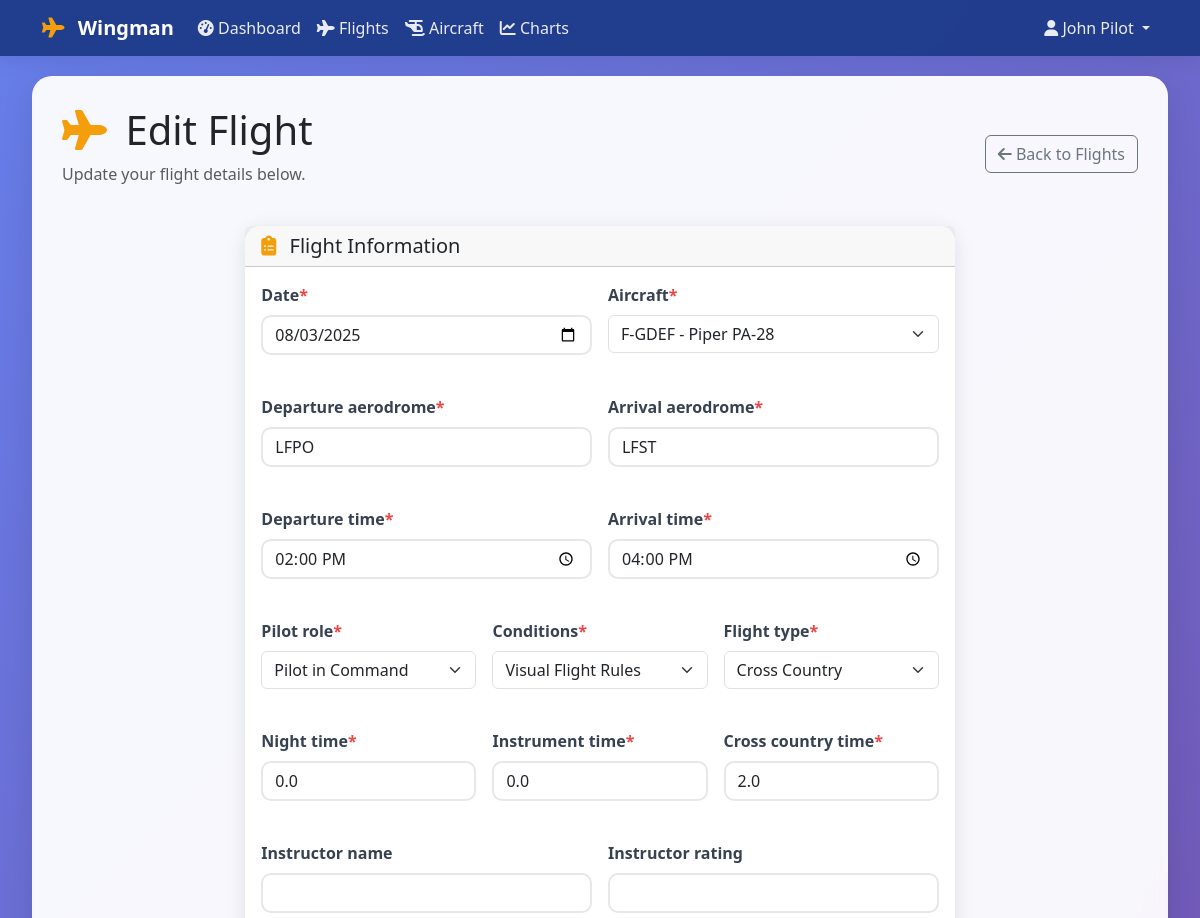
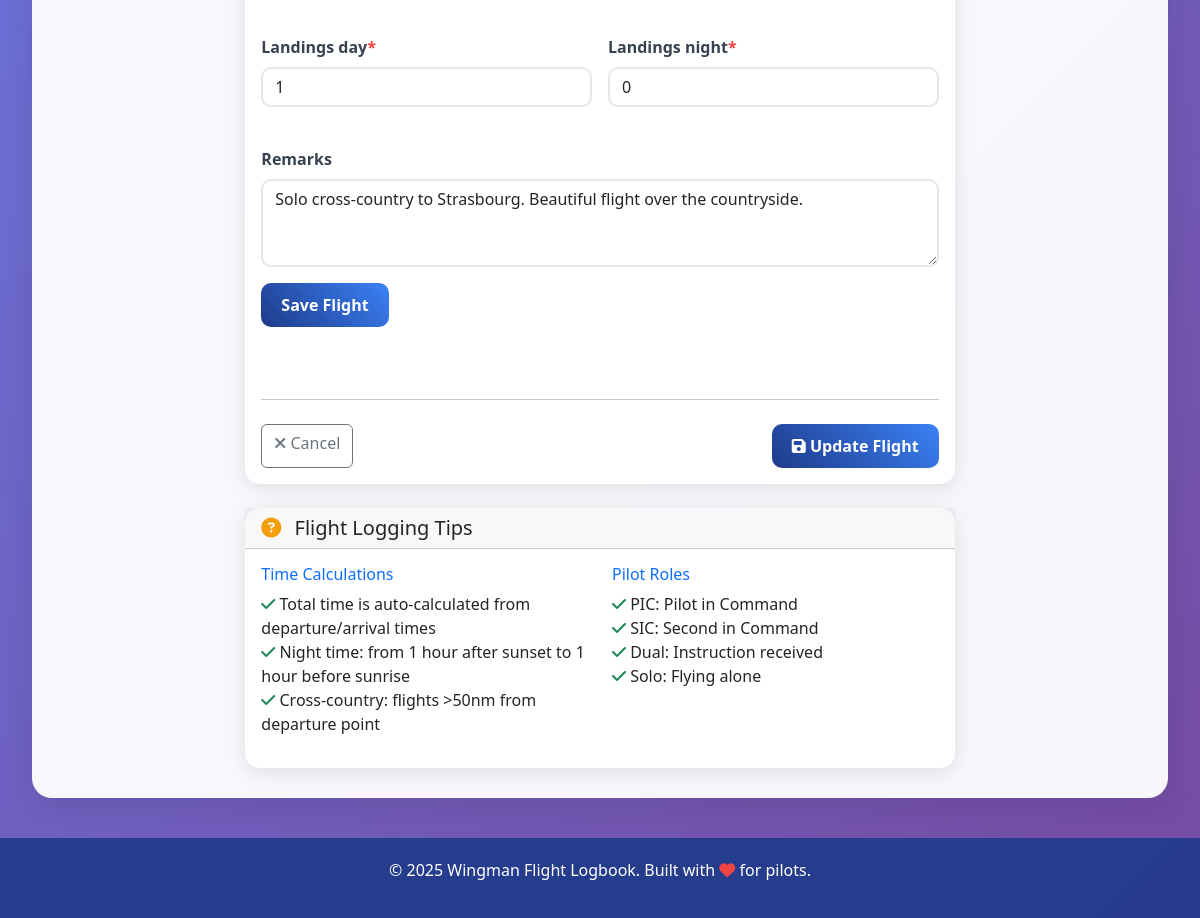
Page /flights/2/edit/ (signed in) on the committed database (2 pictures, top to bottom).
### logbook/models.py (models this page shows, shortened)
class Flight(models.Model):
    PILOT_ROLE_CHOICES = [
        ('PIC', 'Pilot in Command'),
        ('SIC', 'Second in Command'),
        ('DUAL', 'Dual Instruction'),
        ('SOLO', 'Solo Flight'),
    ]
    CONDITIONS_CHOICES = [
        ('VFR', 'Visual Flight Rules'),
        ('IFR', 'Instrument Flight Rules'),
        ('SVFR', 'Special VFR'),
    ]
    FLIGHT_TYPE_CHOICES = [
        ('LOCAL', 'Local Flight'),
        ('CROSS_COUNTRY', 'Cross Country'),
        ('NIGHT', 'Night Flight'),
        ('INSTRUMENT', 'Instrument Flight'),
        ('TOWER', 'Tower Controlled'),
        ('UNCONTROLLED', 'Uncontrolled Airspace'),
    ]
    pilot = models.ForeignKey(User, on_delete=models.CASCADE, related_name='flights')
    date = models.DateField()
    aircraft = models.ForeignKey(Aircraft, on_delete=models.CASCADE)
    departure_aerodrome = models.CharField(max_length=100)
    arrival_aerodrome = models.CharField(max_length=100)
    pilot_role = models.CharField(max_length=4, choices=PILOT_ROLE_CHOICES, default='PIC')
    conditions = models.CharField(max_length=4, choices=CONDITIONS_CHOICES, default='VFR')
    flight_type = models.CharField(max_length=15, choices=FLIGHT_TYPE_CHOICES, default='LOCAL')
    departure_time = models.TimeField()
    arrival_time = models.TimeField()
    total_time = models.DecimalField(max_digits=4, decimal_places=1, validators=[MinValueValidator(Decimal('0.1'))])
    night_time = models.DecimalField(max_digits=4, decimal_places=1, default=0, validators=[MinValueValidator(Decimal('0.0'))])
    instrument_time = models.DecimalField(max_digits=4, decimal_places=1, default=0, validators=[MinValueValidator(Decimal('0.0'))])
    cross_country_time = models.DecimalField(max_digits=4, decimal_places=1, default=0, validators=[MinValueValidator(Decimal('0.0'))])
    instructor_name = models.CharField(max_length=100, blank=True)
    instructor_rating = models.CharField(max_length=50, blank=True)
    remarks = models.TextField(blank=True)
    landings_day = models.PositiveIntegerField(default=0)
    landings_night = models.PositiveIntegerField(default=0)
    created_at = models.DateTimeField(auto_now_add=True)
    updated_at = models.DateTimeField(auto_now=True)
    class Meta:
        ordering = ['-date', '-departure_time']
        verbose_name = "Flight"
        verbose_name_plural = "Flights"

### logbook/views.py (the view, shortened to what this page needs)
# urls.py: path('flights/<int:pk>/edit/', views.FlightUpdateView.as_view(), name='flight-update'),
class FlightUpdateView(LoginRequiredMixin, UserPassesTestMixin, UpdateView):
    model = Flight
    form_class = FlightForm
    template_name = 'logbook/flight_form.html'
    success_url = reverse_lazy('flight-list')
    def test_func(self):
        flight = self.get_object()
        return flight.pilot == self.request.user

### logbook/models.py (called while the page is built)
    def __str__(self):
        return f"{self.registration} - {self.type}"

### templates/logbook/flight_form.html (shortened to what this page needs)
{% extends 'base.html' %}
{% load crispy_forms_tags %}
{% block content %}
<div class="row">
  <div class="col-12">
    <div class="d-flex justify-content-between align-items-center mb-4">
      <div>
        <h1 class="mb-2">
          <i class="fas fa-plane aviation-icon"></i>
          {% if form.instance.pk %}Edit Flight{% else %}Log New Flight{% endif %}
        </h1>
        <p class="text-muted">
          {% if form.instance.pk %}
            Update your flight details below.
          {% else %}
            Record your flight information to track your aviation journey.
          {% endif %}
        </p>
      </div>
      <a href="{% url 'flight-list' %}" class="btn btn-outline-secondary">
        <i class="fas fa-arrow-left"></i> Back to Flights
      </a>
    </div>
  </div>
</div>
<div class="row">
  <div class="col-lg-8 mx-auto">
    <div class="card">
      <div class="card-header">
        <h5 class="card-title mb-0">
          <i class="fas fa-clipboard-list aviation-icon"></i>
          Flight Information
        </h5>
      </div>
      <div class="card-body">
        {% crispy form %}
        <div class="row mt-4">
          <div class="col-12">
            <hr class="my-4" />
            <div class="d-flex justify-content-between">
              <a
                href="{% url 'flight-list' %}"
                class="btn btn-outline-secondary"
              >
                <i class="fas fa-times"></i> Cancel
              </a>
              <button type="submit" class="btn btn-primary">
                <i class="fas fa-save"></i>
                {% if form.instance.pk %}Update Flight{% else %}Log Flight{% endif %}
              </button>
            </div>
          </div>
        </div>
      </div>
    </div>
  </div>
</div>
<div class="row mt-4">
  <div class="col-lg-8 mx-auto">
    <div class="card">
      <div class="card-header">
        <h5 class="card-title mb-0">
          <i class="fas fa-question-circle aviation-icon"></i>
          Flight Logging Tips
        </h5>
      </div>
      <div class="card-body">
        <div class="row">
          <div class="col-md-6">
            <h6 class="text-primary">Time Calculations</h6>
            <ul class="list-unstyled">
              <li>
                <i class="fas fa-check text-success"></i> Total time is
                auto-calculated from departure/arrival times
              </li>
              <li>
                <i class="fas fa-check text-success"></i> Night time: from 1
                hour after sunset to 1 hour before sunrise
              </li>
              <li>
                <i class="fas fa-check text-success"></i> Cross-country: flights
                &gt;50nm from departure point
              </li>
            </ul>
          </div>
          <div class="col-md-6">
            <h6 class="text-primary">Pilot Roles</h6>
            <ul class="list-unstyled">
              <li>
                <i class="fas fa-check text-success"></i> PIC: Pilot in Command
              </li>
              <li>
                <i class="fas fa-check text-success"></i> SIC: Second in Command
              </li>
              <li>
                <i class="fas fa-check text-success"></i> Dual: Instruction
                received
              </li>
              <li>
                <i class="fas fa-check text-success"></i> Solo: Flying alone
              </li>
            </ul>
          </div>
        </div>
      </div>
    </div>
  </div>
</div>
{% endblock %}

### templates/base.html (shortened to what this page needs)
<!DOCTYPE html>
<html lang="en">
  <head>
    <link
      href="https://cdn.jsdelivr.net/npm/bootstrap@5.3.0/dist/css/bootstrap.min.css"
      rel="stylesheet"
    />
    <link
      rel="stylesheet"
      href="https://cdnjs.cloudflare.com/ajax/libs/font-awesome/6.4.0/css/all.min.css"
    />
  </head>
  <body>
    <nav class="navbar navbar-expand-lg navbar-dark">
      <div class="container">
        <a class="navbar-brand" href="{% url 'dashboard' %}">
          <i class="fas fa-plane aviation-icon"></i>
          Wingman
        </a>
        <div class="collapse navbar-collapse" id="navbarNav">
          {% if user.is_authenticated %}
          <ul class="navbar-nav me-auto">
            <li class="nav-item">
              <a class="nav-link" href="{% url 'dashboard' %}">
                <i class="fas fa-tachometer-alt"></i> Dashboard
              </a>
            </li>
            <li class="nav-item">
              <a class="nav-link" href="{% url 'flight-list' %}">
                <i class="fas fa-plane"></i> Flights
              </a>
            </li>
            <li class="nav-item">
              <a class="nav-link" href="{% url 'aircraft-list' %}">
                <i class="fas fa-helicopter"></i> Aircraft
              </a>
            </li>
            <li class="nav-item">
              <a class="nav-link" href="{% url 'charts' %}">
                <i class="fas fa-chart-line"></i> Charts
              </a>
            </li>
          </ul>
          <ul class="navbar-nav">
            <li class="nav-item dropdown">
              <a
                class="nav-link dropdown-toggle"
                href="#"
                id="navbarDropdown"
                role="button"
                data-bs-toggle="dropdown"
              >
                <i class="fas fa-user"></i>
                {{ user.get_full_name|default:user.username }}
              </a>
            </li>
          </ul>
          {% endif %}
        </div>
      </div>
    </nav>
    <div class="container-fluid">
      <div class="main-content">
        {% block content %}{% endblock %}
      </div>
    </div>
    <footer class="footer">
      <div class="container">
        <p>
          &copy; 2025 Wingman Flight Logbook. Built with
          <i class="fas fa-heart" style="color: #ef4444"></i> for pilots.
        </p>
      </div>
    </footer>
  </body>
</html>

### templates/base.html (style rules this page uses)
:root { --primary-color: #1e3a8a; --secondary-color: #3b82f6; --accent-color: #f59e0b; --success-color: #10b981; --danger-color: #ef4444; --warning-color: #f59e0b; --info-color: #06b6d4; }
body { background: linear-gradient(135deg, #667eea 0%, #764ba2 100%); min-height: 100vh; font-family: "Segoe UI", Tahoma, Geneva, Verdana, sans-serif; }
.navbar { background: rgba(30, 58, 138, 0.95) !important; backdrop-filter: blur(10px); box-shadow: 0 2px 20px rgba(0, 0, 0, 0.1); }
.navbar-brand { font-weight: bold; color: white !important; }
.navbar-nav .nav-link { color: rgba(255, 255, 255, 0.9) !important; transition: color 0.3s ease; }
.main-content { background: rgba(255, 255, 255, 0.95); backdrop-filter: blur(10px); border-radius: 20px; box-shadow: 0 8px 32px rgba(0, 0, 0, 0.1); margin: 20px; padding: 30px; min-height: calc(100vh - 120px); }
.card { border: none; border-radius: 15px; box-shadow: 0 4px 20px rgba(0, 0, 0, 0.1); transition: transform 0.3s ease, box-shadow 0.3s ease; }
.btn-primary { background: linear-gradient( 45deg, var(--primary-color), var(--secondary-color) ); border: none; border-radius: 10px; padding: 10px 20px; font-weight: 600; transition: all 0.3s ease; }
.form-control { border-radius: 10px; border: 2px solid #e5e7eb; transition: border-color 0.3s ease; }
.form-label, label { font-weight: 600; color: #374151; margin-bottom: 0.5rem; display: block; }
.form-group { margin-bottom: 1.5rem; }
.asteriskField { color: #ef4444; }
.form-row { margin-left: -0.5rem; margin-right: -0.5rem; }
.form-row > .form-group { padding-left: 0.5rem; padding-right: 0.5rem; }
.navbar { z-index: 1030; }
.main-content { position: relative; z-index: 1; }
.footer { background: rgba(30, 58, 138, 0.9); color: white; text-align: center; padding: 20px; margin-top: 40px; }
.aviation-icon { color: var(--accent-color); margin-right: 8px; }

### rows in the picture
Flight: date "08/03/2025", aircraft "F-GDEF - Piper PA-28", departure_aerodrome "LFPO", arrival_aerodrome "LFST", departure_time "14:00:00", arrival_time "16:00:00", pilot_role "Pilot in Command", conditions "Visual Flight Rules", flight_type "Cross Country", night_time "0.0", instrument_time "0.0", cross_country_time "2.0", landings_day "1", landings_night "0", remarks "Solo cross-country to Strasbourg. Beautiful flight over the countryside."

### other values in the picture
{{ user.get_full_name|default:user.username }} "John Pilot"
